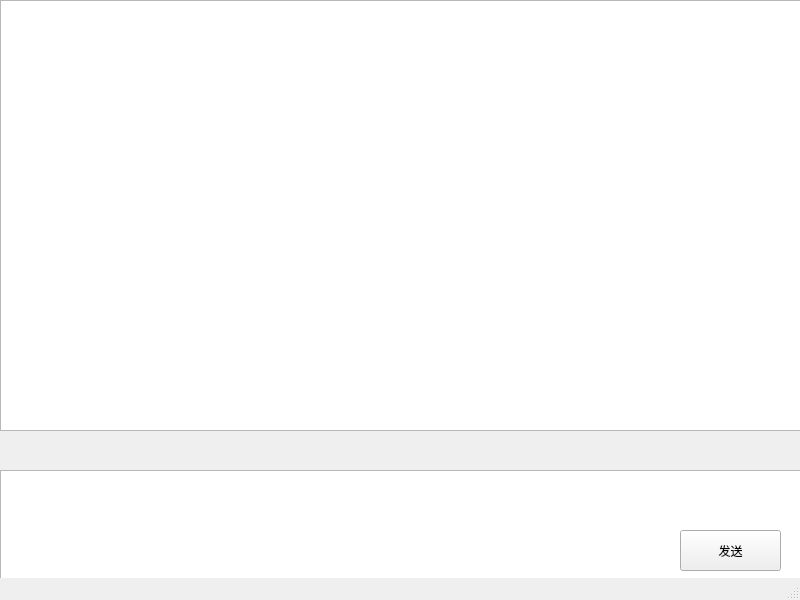
<?xml version="1.0" encoding="UTF-8"?>
<ui version="4.0">
 <class>FriendChat</class>
 <widget class="QMainWindow" name="FriendChat">
  <property name="geometry">
   <rect>
    <x>0</x>
    <y>0</y>
    <width>800</width>
    <height>600</height>
   </rect>
  </property>
  <property name="windowTitle">
   <string>MainWindow</string>
  </property>
  <property name="styleSheet">
   <string notr="true"/>
  </property>
  <widget class="QWidget" name="centralwidget">
   <widget class="QPushButton" name="sendButton">
    <property name="geometry">
     <rect>
      <x>680</x>
      <y>530</y>
      <width>101</width>
      <height>41</height>
     </rect>
    </property>
    <property name="text">
     <string>发送</string>
    </property>
   </widget>
   <widget class="QTextEdit" name="message">
    <property name="geometry">
     <rect>
      <x>0</x>
      <y>0</y>
      <width>801</width>
      <height>431</height>
     </rect>
    </property>
    <property name="font">
     <font>
      <pointsize>18</pointsize>
     </font>
    </property>
    <property name="styleSheet">
     <string notr="true"/>
    </property>
   </widget>
   <widget class="QLabel" name="file">
    <property name="geometry">
     <rect>
      <x>10</x>
      <y>430</y>
      <width>31</width>
      <height>31</height>
     </rect>
    </property>
    <property name="styleSheet">
     <string notr="true">image: url(:/image/fiel.png);</string>
    </property>
    <property name="text">
     <string/>
    </property>
   </widget>
   <widget class="QTextEdit" name="inputmsg">
    <property name="geometry">
     <rect>
      <x>0</x>
      <y>470</y>
      <width>801</width>
      <height>111</height>
     </rect>
    </property>
    <property name="font">
     <font>
      <pointsize>18</pointsize>
     </font>
    </property>
    <property name="styleSheet">
     <string notr="true"/>
    </property>
   </widget>
   <zorder>inputmsg</zorder>
   <zorder>message</zorder>
   <zorder>file</zorder>
   <zorder>sendButton</zorder>
  </widget>
  <widget class="QStatusBar" name="statusbar"/>
 </widget>
 <resources/>
 <connections/>
</ui>
